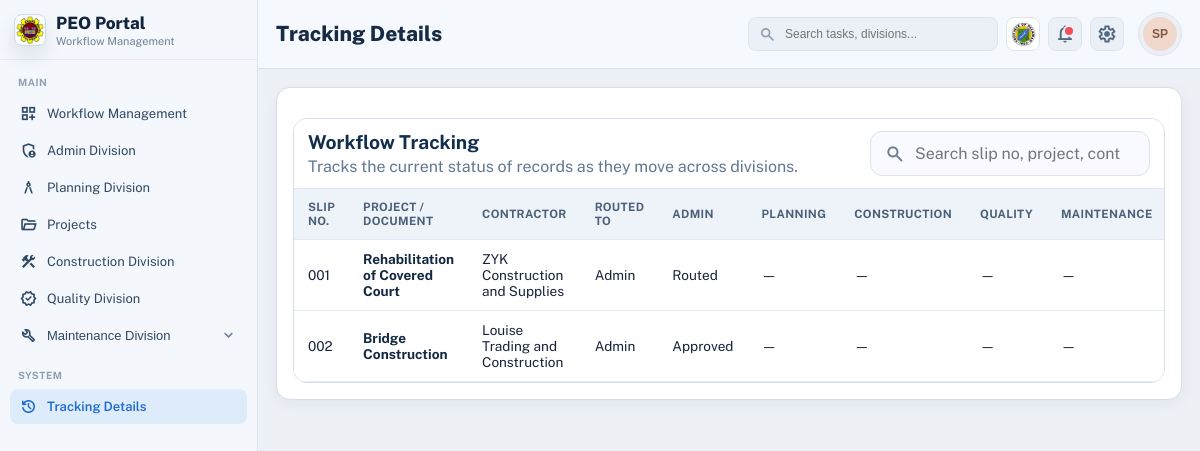
Screenshot of /tracking-details/ (signed in) with the database file from the repository.
### my_app/models.py (models this page shows, shortened)
class DivisionStore(models.Model):
    KEY_ADMIN = 'admin'
    KEY_PLANNING = 'planning'
    KEY_CONSTRUCTION = 'construction'
    KEY_QUALITY = 'quality'
    KEY_MAINTENANCE = 'maintenance'
    KEY_CHOICES = [
        (KEY_ADMIN, 'Admin Division'),
        (KEY_PLANNING, 'Planning Division'),
        (KEY_CONSTRUCTION, 'Construction Division'),
        (KEY_QUALITY, 'Quality Division'),
        (KEY_MAINTENANCE, 'Maintenance Division'),
    ]
    user = models.ForeignKey(
        settings.AUTH_USER_MODEL,
        on_delete=models.CASCADE,
        related_name='division_stores',
    )
    key = models.CharField(max_length=20, choices=KEY_CHOICES)
    data = models.JSONField(default=dict, blank=True)
    created_at = models.DateTimeField(auto_now_add=True)
    updated_at = models.DateTimeField(auto_now=True)
    class Meta:
        constraints = [
            models.UniqueConstraint(fields=['user', 'key'], name='unique_division_store_per_user'),
        ]

### my_app/views.py (the view)
# urls.py: path('tracking-details/', views.tracking_details, name='tracking_details'),
@login_required
def tracking_details(request):
    return render(
        request,
        'Dashboard/dashboard.html',
        _build_dashboard_context(
            request,
            current_section='tracking',
            page_heading='Tracking Details',
            tracking_rows=_build_tracking_rows(request.user),
            tracking_payload=_build_tracking_payload(request.user),
        ),
    )

### my_app/templates/Dashboard/dashboard.html (shortened to what this page needs)
{% load static %}
{% load static %}
<!DOCTYPE html>
<html lang="en">
<head>
    <link rel="stylesheet" href="{% static 'styles.css' %}">
</head>
<body class="portal-body">
    <div class="portal-shell">
        <aside class="portal-sidebar" id="portal-sidebar">
            <div class="portal-brand">
                <div class="brand-icon">
                    <img src="{% static 'img/peo logo.png' %}" alt="PEO Portal logo">
                </div>
                <div class="brand-text">
                    <h1>PEO Portal</h1>
                    <p>Workflow Management</p>
                </div>
            </div>
            <nav class="portal-nav" aria-label="Primary">
                <p class="nav-group">Main</p>
                <a
                    href="{% url 'user_dashboard' %}"
                    class="nav-item {% if current_section == 'workflow' %}nav-item-active{% endif %}"
                    data-peo-toast-message="Workflow Management dashboard is now active."
                    data-peo-toast-title="Sidebar Navigation"
                    data-peo-toast-variant="info"
                    data-peo-toast-persist="navigation"
                >
                    <span class="material-symbols-outlined">dashboard_customize</span>
                    <span>Workflow Management</span>
                </a>
                <a
                    href="{% url 'admin_division_dashboard' %}"
                    class="nav-item js-admin-division-button {% if current_section == 'admin' %}nav-item-active{% endif %}"
                    data-admin-division-url="{% url 'admin_division_dashboard' %}"
                    data-peo-toast-message="Admin Division workspace loaded from the sidebar."
                    data-peo-toast-title="Sidebar Navigation"
                    data-peo-toast-variant="info"
                    data-peo-toast-persist="navigation"
                >
                    <span class="material-symbols-outlined">admin_panel_settings</span>
                    <span>Admin Division</span>
                </a>
                <a
                    href="{% url 'planning_division_dashboard' %}"
                    class="nav-item {% if current_section == 'planning' %}nav-item-active{% endif %}"
                    data-peo-toast-message="Planning Division workspace loaded from the sidebar."
                    data-peo-toast-title="Sidebar Navigation"
                    data-peo-toast-variant="info"
                    data-peo-toast-persist="navigation"
                >
                    <span class="material-symbols-outlined">architecture</span>
                    <span>Planning Division</span>
                </a>
                <a
                    href="{% url 'project_dashboard' %}"
                    class="nav-item js-project-dashboard-button {% if current_section == 'project' %}nav-item-active{% endif %}"
                    data-project-dashboard-url="{% url 'project_dashboard' %}"
                    data-peo-toast-message="Project registry opened from the sidebar."
                    data-peo-toast-title="Sidebar Navigation"
                    data-peo-toast-variant="info"
                    data-peo-toast-persist="navigation"
                >
                    <span class="material-symbols-outlined">folder_open</span>
                    <span>Projects</span>
                </a>
                <a
                    href="{% url 'construction_division_dashboard' %}"
                    class="nav-item {% if current_section == 'construction' %}nav-item-active{% endif %}"
                    data-peo-toast-message="Construction Division workspace loaded from the sidebar."
                    data-peo-toast-title="Sidebar Navigation"
                    data-peo-toast-variant="info"
                    data-peo-toast-persist="navigation"
                >
                    <span class="material-symbols-outlined">construction</span>
                    <span>Construction Division</span>
                </a>
                <a
                    href="{% url 'quality_division_dashboard' %}"
                    class="nav-item {% if current_section == 'quality' %}nav-item-active{% endif %}"
                    data-peo-toast-message="Quality Division workspace loaded from the sidebar."
                    data-peo-toast-title="Sidebar Navigation"
                    data-peo-toast-variant="info"
                    data-peo-toast-persist="navigation"
                >
                    <span class="material-symbols-outlined">verified</span>
                    <span>Quality Division</span>
                </a>
                <div class="nav-maintenance {% if current_section == 'maintenance' %}is-open{% endif %}">
                    <button
                        type="button"
                        class="nav-item nav-item-button js-maintenance-toggle {% if current_section == 'maintenance' %}nav-item-active{% endif %}"
                        aria-expanded="{% if current_section == 'maintenance' %}true{% else %}false{% endif %}"
                        data-maintenance-open="{% if current_section == 'maintenance' %}true{% else %}false{% endif %}"
                    >
                        <span class="nav-item-label">
                            <span class="material-symbols-outlined">build</span>
                            <span>Maintenance Division</span>
                        </span>
                        <span class="material-symbols-outlined nav-caret">expand_more</span>
                    </button>
                </div>
                <p class="nav-group nav-group-secondary">System</p>
                <a
                    href="{% url 'tracking_details' %}"
                    class="nav-item {% if current_section == 'tracking' %}nav-item-active{% endif %}"
                    data-peo-toast-message="Tracking Details opened from the sidebar."
                    data-peo-toast-title="Sidebar Navigation"
                    data-peo-toast-variant="info"
                    data-peo-toast-persist="navigation"
                >
                    <span class="material-symbols-outlined" aria-hidden="true">history</span>
                    <span>Tracking Details</span>
                </a>
            </nav>
        </aside>
        <main class="portal-main">
            <header class="portal-topbar">
                <div class="topbar-left">
                    <h2>{{ page_heading|default:"Workflow Management" }}</h2>
                </div>
                <div class="topbar-right">
                    <label class="search-wrap" for="dashboard-search">
                        <span class="material-symbols-outlined">search</span>
                        <input id="dashboard-search" type="text" placeholder="Search tasks, divisions...">
                    </label>
                    <div class="topbar-prov-logo" aria-label="Province logo">
                        <img src="{% static 'img/prov logo.png' %}" alt="Province of Batangas logo">
                    </div>
                    <div class="topbar-notifications-menu">
                        <button
                            type="button"
                            class="icon-btn {% if dashboard_has_notifications %}has-dot{% endif %}"
                            aria-label="Notifications"
                            aria-haspopup="menu"
                            aria-expanded="false"
                            data-topbar-notifications-toggle
                        >
                            <span class="material-symbols-outlined">notifications</span>
                        </button>
                    </div>
                    <div class="topbar-settings-menu">
                        <button
                            type="button"
                            class="icon-btn"
                            aria-label="Settings"
                            aria-haspopup="menu"
                            aria-expanded="false"
                            data-topbar-settings-toggle
                        >
                            <span class="material-symbols-outlined">settings</span>
                        </button>
                    </div>
                    <div class="topbar-user-menu">
                        <button
                            type="button"
                            class="topbar-user-trigger"
                            aria-haspopup="menu"
                            aria-expanded="false"
                            data-account-menu-toggle
                        >
                            <div class="user-avatar">
                                {% if dashboard_user_profile_picture_url %}
                                    <img src="{{ dashboard_user_profile_picture_url }}" alt="{{ dashboard_user_name }}">
                                {% else %}
                                    {{ dashboard_user_initials }}
                                {% endif %}
                            </div>
                        </button>
                    </div>
                </div>
            </header>
	            <section class="portal-content">
	                {% if current_section == 'admin' %}
	                    {% include admin_template|default:'admin/admin_division.html' %}
	                {% elif current_section == 'planning' %}
	                    {% include planning_template|default:'Planning/planning_division_table.html' %}
	                {% elif current_section == 'project' %}
	                    {% include 'Project/project_table.html' %}
	                {% elif current_section == 'construction' %}
	                    {% include construction_template|default:'construction/construction.html' %}
	                {% elif current_section == 'quality' %}
	                    {% include quality_template|default:'Quality/quality_division_table.html' %}
	                {% elif current_section == 'settings' %}
	                    {% include 'account/settings_panel.html' %}
	                {% elif current_section == 'maintenance' %}
	                    {% include maintenance_template %}
                {% elif current_section == 'tracking' %}
                    {% include 'tracking_details.html' %}
                {% endif %}
            </section>
        </main>
    </div>
</body>
</html>

### my_app/templates/tracking_details.html (shortened to what this page needs)
<section class="road-filter-panel tracking-board" aria-label="Workflow tracking details">
    <div class="road-table-wrap">
        <div class="road-table-head">
            <div>
                <h2 style="margin:0; font-size:1.2rem; color:#112e4d;">Workflow Tracking</h2>
                <p style="margin:4px 0 0; color:#617792;">Tracks the current status of records as they move across divisions.</p>
            </div>
            <div class="road-table-actions" style="display:flex; gap:12px; align-items:center;">
                <label class="quality-search" style="max-width:320px;">
                    <span class="material-symbols-outlined" aria-hidden="true">search</span>
                    <input type="search" class="js-tracking-search" placeholder="Search slip no, project, contractor...">
                </label>
            </div>
        </div>
        <div class="road-table-scroll" role="region" aria-label="Tracking table" tabindex="0">
            <table class="road-table tracking-table">
                <colgroup>
                    <col style="width: 120px;">
                    <col style="width: 320px;">
                    <col style="width: 220px;">
                    <col style="width: 140px;">
                    <col style="width: 150px;">
                    <col style="width: 150px;">
                    <col style="width: 150px;">
                    <col style="width: 150px;">
                    <col style="width: 160px;">
                    <col style="width: 140px;">
                </colgroup>
                <thead>
                    <tr>
                        <th>Slip No.</th>
                        <th>Project / Document</th>
                        <th>Contractor</th>
                        <th>Routed To</th>
                        <th>Admin</th>
                        <th>Planning</th>
                        <th>Construction</th>
                        <th>Quality</th>
                        <th>Maintenance</th>
                    </tr>
                </thead>
                <tbody class="js-tracking-table-body">
                    {% if tracking_rows %}
                        {% for row in tracking_rows %}
                            <tr class="js-tracking-row" data-admin-id="{{ row.admin_record_id }}">
                                <td>{{ row.slip_no|default:"—" }}</td>
                                <td>
                                    <strong style="color:#122840;">{{ row.project_name|default:"—" }}</strong>
                                </td>
                                <td>{{ row.contractor|default:"—" }}</td>
                                <td>{{ row.routed_to|default:"—" }}</td>
                                <td>{{ row.admin_status|default:"—" }}</td>
                                <td>{{ row.planning_status|default:"—" }}</td>
                                <td>{{ row.construction_status|default:"—" }}</td>
                                <td>{{ row.quality_status|default:"—" }}</td>
                                <td>{{ row.maintenance_status|default:"—" }}</td>
                            </tr>
                        {% endfor %}
                    {% else %}
                        <tr class="construction-empty-row js-tracking-empty-row">
                            <td colspan="10">No workflow records found yet.</td>
                        </tr>
                    {% endif %}
                </tbody>
            </table>
        </div>
    </div>
</section>

### rows the page displays
DivisionStore: slip_no "001", project_name "Rehabilitation of Covered Court", contractor "ZYK Construction and Supplies", routed_to "Admin", admin_status "Routed", planning_status "—", construction_status "—", quality_status "—", maintenance_status "—", slip_no "002", project_name "Bridge Construction", contractor "Louise Trading and Construction", admin_status "Approved"

### other values shown
{{ page_heading|default:"Workflow Management" }} "Tracking Details"
{{ dashboard_user_initials }} "SP"
